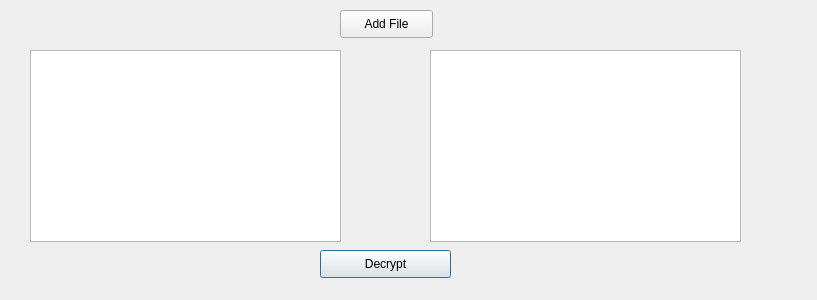
<?xml version="1.0" encoding="UTF-8"?>
<ui version="4.0">
 <class>Decrypt</class>
 <widget class="QDialog" name="Decrypt">
  <property name="geometry">
   <rect>
    <x>0</x>
    <y>0</y>
    <width>817</width>
    <height>300</height>
   </rect>
  </property>
  <property name="windowTitle">
   <string>Decrypt</string>
  </property>
  <widget class="QListWidget" name="File">
   <property name="geometry">
    <rect>
     <x>30</x>
     <y>50</y>
     <width>311</width>
     <height>192</height>
    </rect>
   </property>
  </widget>
  <widget class="QPushButton" name="EncryptASend">
   <property name="geometry">
    <rect>
     <x>320</x>
     <y>250</y>
     <width>131</width>
     <height>28</height>
    </rect>
   </property>
   <property name="text">
    <string>Decrypt</string>
   </property>
  </widget>
  <widget class="QPushButton" name="AddFile">
   <property name="geometry">
    <rect>
     <x>340</x>
     <y>10</y>
     <width>93</width>
     <height>28</height>
    </rect>
   </property>
   <property name="text">
    <string>Add File</string>
   </property>
  </widget>
  <widget class="QTextBrowser" name="DecryptedText">
   <property name="geometry">
    <rect>
     <x>430</x>
     <y>50</y>
     <width>311</width>
     <height>192</height>
    </rect>
   </property>
  </widget>
 </widget>
 <resources/>
 <connections/>
</ui>
